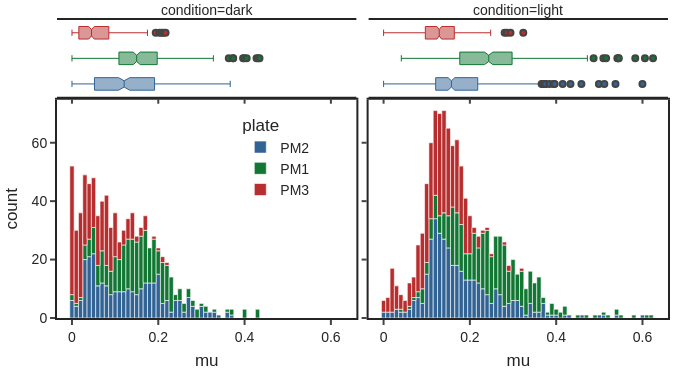
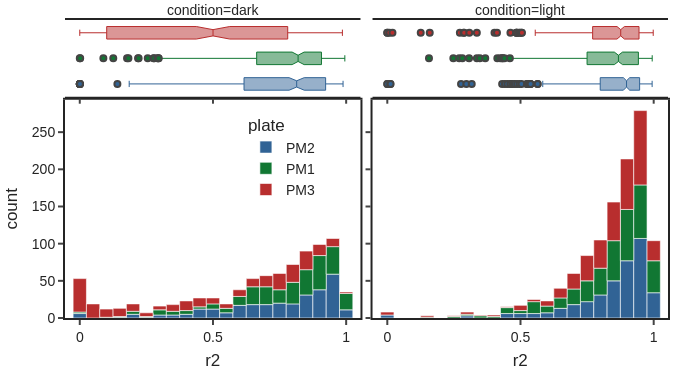

Source (notebook cell) for these figures, in order:
### Markdown cell above
#### Growth rate histogram for log model

### Code cell
plot_df = fits_df.filter(pl.col("model")=="log").sort("condition")
# Growth rates
fig1 = px.histogram(
    plot_df,
    x="mu",
    facet_col="condition",
    color="plate",
    marginal="box"
)
fig1.update_layout({
    "height": 100 * (600 / 158.75),
    "width": 180 * (600 / 158.75),
    "legend": {"x": 0.3, "y":0.7}
})
# R^2 rates
fig2 = px.histogram(
    plot_df,
    x="r2",
    facet_col="condition",
    color="plate",
    marginal="box"
)
fig2.update_layout({
    "height": 100 * (600 / 158.75),
    "width": 180 * (600 / 158.75),
    "legend": {"x": 0.3, "y":0.7}
})

fig1.show()
fig1.write_html("figures/2_mu_histogram_log.html")
fig1.write_image("figures/2_mu_histogram_log.png")
fig1.write_image("figures/2_mu_histogram_log.svg")
fig2.show()
fig2.write_html("figures/2_r2_histogram_log.html")
fig2.write_image("figures/2_r2_histogram_log.png")
fig2.write_image("figures/2_r2_histogram_log.svg")

### Figure 1 — Plotly figure (JSON) as saved in the notebook; plotly's stock layout.template omitted (floating-point values rounded to 4 significant figures; data arrays with more than 128 entries replaced by an {"elided": "..."} marker saying what was removed)
{"data": [{"alignmentgroup": "True", "bingroup": "x", "hovertemplate": "plate=PM2<br>condition=dark<br>mu=%{x}<br>count=%{y}<extra></extra>", "legendgroup": "PM2", "marker": {"color": "rgb(49,99,149)", "pattern": {"shape": ""}}, "name": "PM2", "offsetgroup": "PM2", "orientation": "v", "showlegend": true, "type": "histogram", "x": {"elided": "288 float values"}, "xaxis": "x", "yaxis": "y"}, {"alignmentgroup": "True", "hovertemplate": "plate=PM2<br>condition=dark<br>mu=%{x}<extra></extra>", "legendgroup": "PM2", "marker": {"color": "rgb(49,99,149)"}, "name": "PM2", "notched": true, "offsetgroup": "PM2", "showlegend": false, "type": "box", "x": {"elided": "288 float values"}, "xaxis": "x3", "yaxis": "y3"}, {"alignmentgroup": "True", "bingroup": "x", "hovertemplate": "plate=PM2<br>condition=light<br>mu=%{x}<br>count=%{y}<extra></extra>", "legendgroup": "PM2", "marker": {"color": "rgb(49,99,149)", "pattern": {"shape": ""}}, "name": "PM2", "offsetgroup": "PM2", "orientation": "v", "showlegend": false, "type": "histogram", "x": {"elided": "384 float values"}, "xaxis": "x2", "yaxis": "y2"}, {"alignmentgroup": "True", "hovertemplate": "plate=PM2<br>condition=light<br>mu=%{x}<extra></extra>", "legendgroup": "PM2", "marker": {"color": "rgb(49,99,149)"}, "name": "PM2", "notched": true, "offsetgroup": "PM2", "showlegend": false, "type": "box", "x": {"elided": "384 float values"}, "xaxis": "x4", "yaxis": "y4"}, {"alignmentgroup": "True", "bingroup": "x", "hovertemplate": "plate=PM1<br>condition=dark<br>mu=%{x}<br>count=%{y}<extra></extra>", "legendgroup": "PM1", "marker": {"color": "rgb(17,119,51)", "pattern": {"shape": ""}}, "name": "PM1", "offsetgroup": "PM1", "orientation": "v", "showlegend": true, "type": "histogram", "x": {"elided": "288 float values"}, "xaxis": "x", "yaxis": "y"}, {"alignmentgroup": "True", "hovertemplate": "plate=PM1<br>condition=dark<br>mu=%{x}<extra></extra>", "legendgroup": "PM1", "marker": {"color": "rgb(17,119,51)"}, "name": "PM1", "notched": true, "offsetgroup": "PM1", "showlegend": false, "type": "box", "x": {"elided": "288 float values"}, "xaxis": "x3", "yaxis": "y3"}, {"alignmentgroup": "True", "bingroup": "x", "hovertemplate": "plate=PM1<br>condition=light<br>mu=%{x}<br>count=%{y}<extra></extra>", "legendgroup": "PM1", "marker": {"color": "rgb(17,119,51)", "pattern": {"shape": ""}}, "name": "PM1", "offsetgroup": "PM1", "orientation": "v", "showlegend": false, "type": "histogram", "x": {"elided": "384 float values"}, "xaxis": "x2", "yaxis": "y2"}, {"alignmentgroup": "True", "hovertemplate": "plate=PM1<br>condition=light<br>mu=%{x}<extra></extra>", "legendgroup": "PM1", "marker": {"color": "rgb(17,119,51)"}, "name": "PM1", "notched": true, "offsetgroup": "PM1", "showlegend": false, "type": "box", "x": {"elided": "384 float values"}, "xaxis": "x4", "yaxis": "y4"}, {"alignmentgroup": "True", "bingroup": "x", "hovertemplate": "plate=PM3<br>condition=dark<br>mu=%{x}<br>count=%{y}<extra></extra>", "legendgroup": "PM3", "marker": {"color": "rgb(184,46,46)", "pattern": {"shape": ""}}, "name": "PM3", "offsetgroup": "PM3", "orientation": "v", "showlegend": true, "type": "histogram", "x": {"elided": "288 float values"}, "xaxis": "x", "yaxis": "y"}, {"alignmentgroup": "True", "hovertemplate": "plate=PM3<br>condition=dark<br>mu=%{x}<extra></extra>", "legendgroup": "PM3", "marker": {"color": "rgb(184,46,46)"}, "name": "PM3", "notched": true, "offsetgroup": "PM3", "showlegend": false, "type": "box", "x": {"elided": "288 float values"}, "xaxis": "x3", "yaxis": "y3"}, {"alignmentgroup": "True", "bingroup": "x", "hovertemplate": "plate=PM3<br>condition=light<br>mu=%{x}<br>count=%{y}<extra></extra>", "legendgroup": "PM3", "marker": {"color": "rgb(184,46,46)", "pattern": {"shape": ""}}, "name": "PM3", "offsetgroup": "PM3", "orientation": "v", "showlegend": false, "type": "histogram", "x": {"elided": "384 float values"}, "xaxis": "x2", "yaxis": "y2"}, {"alignmentgroup": "True", "hovertemplate": "plate=PM3<br>condition=light<br>mu=%{x}<extra></extra>", "legendgroup": "PM3", "marker": {"color": "rgb(184,46,46)"}, "name": "PM3", "notched": true, "offsetgroup": "PM3", "showlegend": false, "type": "box", "x": {"elided": "384 float values"}, "xaxis": "x4", "yaxis": "y4"}], "layout": {"annotations": [{"font": {}, "showarrow": false, "text": "condition=dark", "x": 0.245, "xanchor": "center", "xref": "paper", "y": 1, "yanchor": "bottom", "yref": "paper"}, {"font": {}, "showarrow": false, "text": "condition=light", "x": 0.755, "xanchor": "center", "xref": "paper", "y": 1, "yanchor": "bottom", "yref": "paper"}], "barmode": "relative", "height": 378.0, "legend": {"title": {"text": "plate"}, "tracegroupgap": 0, "x": 0.3, "y": 0.7}, "width": 680.3, "xaxis": {"anchor": "y", "domain": [0, 0.49], "title": {"text": "mu"}}, "xaxis2": {"anchor": "y2", "domain": [0.51, 1], "matches": "x", "title": {"text": "mu"}}, "xaxis3": {"anchor": "y3", "domain": [0, 0.49], "matches": "x", "showticklabels": false}, "xaxis4": {"anchor": "y4", "domain": [0.51, 1], "matches": "x", "showticklabels": false}, "yaxis": {"anchor": "x", "domain": [0, 0.7326], "title": {"text": "count"}}, "yaxis2": {"anchor": "x2", "domain": [0, 0.7326], "matches": "y", "showticklabels": false}, "yaxis3": {"anchor": "x3", "domain": [0.7426, 1], "matches": "y3", "showline": false, "showticklabels": false, "ticks": ""}, "yaxis4": {"anchor": "x4", "domain": [0.7426, 1], "matches": "y3", "showline": false, "showticklabels": false, "ticks": ""}}}

### Figure 2 — Plotly figure (JSON) as saved in the notebook; plotly's stock layout.template omitted (floating-point values rounded to 4 significant figures; data arrays with more than 128 entries replaced by an {"elided": "..."} marker saying what was removed)
{"data": [{"alignmentgroup": "True", "bingroup": "x", "hovertemplate": "plate=PM2<br>condition=dark<br>r2=%{x}<br>count=%{y}<extra></extra>", "legendgroup": "PM2", "marker": {"color": "rgb(49,99,149)", "pattern": {"shape": ""}}, "name": "PM2", "offsetgroup": "PM2", "orientation": "v", "showlegend": true, "type": "histogram", "x": {"elided": "288 float values"}, "xaxis": "x", "yaxis": "y"}, {"alignmentgroup": "True", "hovertemplate": "plate=PM2<br>condition=dark<br>r2=%{x}<extra></extra>", "legendgroup": "PM2", "marker": {"color": "rgb(49,99,149)"}, "name": "PM2", "notched": true, "offsetgroup": "PM2", "showlegend": false, "type": "box", "x": {"elided": "288 float values"}, "xaxis": "x3", "yaxis": "y3"}, {"alignmentgroup": "True", "bingroup": "x", "hovertemplate": "plate=PM2<br>condition=light<br>r2=%{x}<br>count=%{y}<extra></extra>", "legendgroup": "PM2", "marker": {"color": "rgb(49,99,149)", "pattern": {"shape": ""}}, "name": "PM2", "offsetgroup": "PM2", "orientation": "v", "showlegend": false, "type": "histogram", "x": {"elided": "384 float values"}, "xaxis": "x2", "yaxis": "y2"}, {"alignmentgroup": "True", "hovertemplate": "plate=PM2<br>condition=light<br>r2=%{x}<extra></extra>", "legendgroup": "PM2", "marker": {"color": "rgb(49,99,149)"}, "name": "PM2", "notched": true, "offsetgroup": "PM2", "showlegend": false, "type": "box", "x": {"elided": "384 float values"}, "xaxis": "x4", "yaxis": "y4"}, {"alignmentgroup": "True", "bingroup": "x", "hovertemplate": "plate=PM1<br>condition=dark<br>r2=%{x}<br>count=%{y}<extra></extra>", "legendgroup": "PM1", "marker": {"color": "rgb(17,119,51)", "pattern": {"shape": ""}}, "name": "PM1", "offsetgroup": "PM1", "orientation": "v", "showlegend": true, "type": "histogram", "x": {"elided": "288 float values"}, "xaxis": "x", "yaxis": "y"}, {"alignmentgroup": "True", "hovertemplate": "plate=PM1<br>condition=dark<br>r2=%{x}<extra></extra>", "legendgroup": "PM1", "marker": {"color": "rgb(17,119,51)"}, "name": "PM1", "notched": true, "offsetgroup": "PM1", "showlegend": false, "type": "box", "x": {"elided": "288 float values"}, "xaxis": "x3", "yaxis": "y3"}, {"alignmentgroup": "True", "bingroup": "x", "hovertemplate": "plate=PM1<br>condition=light<br>r2=%{x}<br>count=%{y}<extra></extra>", "legendgroup": "PM1", "marker": {"color": "rgb(17,119,51)", "pattern": {"shape": ""}}, "name": "PM1", "offsetgroup": "PM1", "orientation": "v", "showlegend": false, "type": "histogram", "x": {"elided": "384 float values"}, "xaxis": "x2", "yaxis": "y2"}, {"alignmentgroup": "True", "hovertemplate": "plate=PM1<br>condition=light<br>r2=%{x}<extra></extra>", "legendgroup": "PM1", "marker": {"color": "rgb(17,119,51)"}, "name": "PM1", "notched": true, "offsetgroup": "PM1", "showlegend": false, "type": "box", "x": {"elided": "384 float values"}, "xaxis": "x4", "yaxis": "y4"}, {"alignmentgroup": "True", "bingroup": "x", "hovertemplate": "plate=PM3<br>condition=dark<br>r2=%{x}<br>count=%{y}<extra></extra>", "legendgroup": "PM3", "marker": {"color": "rgb(184,46,46)", "pattern": {"shape": ""}}, "name": "PM3", "offsetgroup": "PM3", "orientation": "v", "showlegend": true, "type": "histogram", "x": {"elided": "288 float values"}, "xaxis": "x", "yaxis": "y"}, {"alignmentgroup": "True", "hovertemplate": "plate=PM3<br>condition=dark<br>r2=%{x}<extra></extra>", "legendgroup": "PM3", "marker": {"color": "rgb(184,46,46)"}, "name": "PM3", "notched": true, "offsetgroup": "PM3", "showlegend": false, "type": "box", "x": {"elided": "288 float values"}, "xaxis": "x3", "yaxis": "y3"}, {"alignmentgroup": "True", "bingroup": "x", "hovertemplate": "plate=PM3<br>condition=light<br>r2=%{x}<br>count=%{y}<extra></extra>", "legendgroup": "PM3", "marker": {"color": "rgb(184,46,46)", "pattern": {"shape": ""}}, "name": "PM3", "offsetgroup": "PM3", "orientation": "v", "showlegend": false, "type": "histogram", "x": {"elided": "384 float values"}, "xaxis": "x2", "yaxis": "y2"}, {"alignmentgroup": "True", "hovertemplate": "plate=PM3<br>condition=light<br>r2=%{x}<extra></extra>", "legendgroup": "PM3", "marker": {"color": "rgb(184,46,46)"}, "name": "PM3", "notched": true, "offsetgroup": "PM3", "showlegend": false, "type": "box", "x": {"elided": "384 float values"}, "xaxis": "x4", "yaxis": "y4"}], "layout": {"annotations": [{"font": {}, "showarrow": false, "text": "condition=dark", "x": 0.245, "xanchor": "center", "xref": "paper", "y": 1, "yanchor": "bottom", "yref": "paper"}, {"font": {}, "showarrow": false, "text": "condition=light", "x": 0.755, "xanchor": "center", "xref": "paper", "y": 1, "yanchor": "bottom", "yref": "paper"}], "barmode": "relative", "height": 378.0, "legend": {"title": {"text": "plate"}, "tracegroupgap": 0, "x": 0.3, "y": 0.7}, "width": 680.3, "xaxis": {"anchor": "y", "domain": [0, 0.49], "title": {"text": "r2"}}, "xaxis2": {"anchor": "y2", "domain": [0.51, 1], "matches": "x", "title": {"text": "r2"}}, "xaxis3": {"anchor": "y3", "domain": [0, 0.49], "matches": "x", "showticklabels": false}, "xaxis4": {"anchor": "y4", "domain": [0.51, 1], "matches": "x", "showticklabels": false}, "yaxis": {"anchor": "x", "domain": [0, 0.7326], "title": {"text": "count"}}, "yaxis2": {"anchor": "x2", "domain": [0, 0.7326], "matches": "y", "showticklabels": false}, "yaxis3": {"anchor": "x3", "domain": [0.7426, 1], "matches": "y3", "showline": false, "showticklabels": false, "ticks": ""}, "yaxis4": {"anchor": "x4", "domain": [0.7426, 1], "matches": "y3", "showline": false, "showticklabels": false, "ticks": ""}}}
